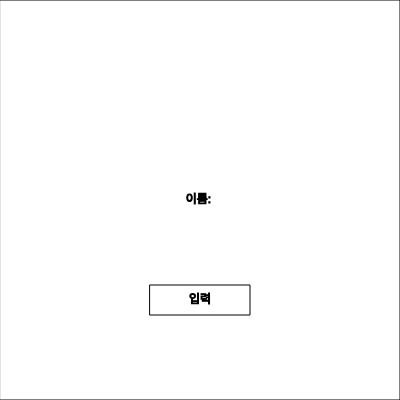
Frame 1 (no input)
Frame 60 (no input): identical to frame 1, image omitted
Frame 120 (the mouse pressed at the canvas centre since frame 60): identical to frame 1, image omitted

The p5.js sketch that drew this single still picture (run headless with seeded random() and noise() and a simulated clock; from frame 60 on, the mouse is pressed at the canvas centre):

// p5.js sketch
// ── sketch.js
let cnv;
let input_name;
let inputX;
let inputY;

let name_interface;

function setup() {
  cnv = createCanvas(400, 400);
  let cnvRect = cnv.elt.getBoundingClientRect();
  let inputX = width / 2 - 50;
  let inputY = height / 2 - 30;
  input_name = createInput("");
  input_name.position(cnvRect.x + inputX, cnvRect.y + inputY);
  input_name.size(100);
  input_name.input(myInputEvent);

  name_interface = new NameInterface(input_name);
}

function draw() {
  fill(255);
  stroke(0);
  rect(0, 0, width, height);
  textAlign(CENTER, CENTER);
  fill(0);
  text(`이름: ${name_interface.name.trim()}`, width / 2, height / 2);
  name_interface.draw();
}

function windowResized() {
  let cnvRect = cnv.elt.getBoundingClientRect();
  input_name.position(cnvRect.x + inputX, cnvRect.y + inputY);
}

function myInputEvent() {
  inputString = `you are typing: ${this.value()} `;
}

function mousePressed() {
  name_interface.mousePressed();
}

class NameInterface {
  constructor(input) {
    this.name = "";
    this.windowOpenBtn = new Button("입력", width / 2, height * 0.75, 100, 30);
    this.windowCloseBtn = new Button("확인", width / 2, height * 0.6, 100, 30);
    this.input = input;
    this.inputShow = false;
    this.input.hide();
  }
  draw() {
    this.windowOpenBtn.draw();
    if (this.inputShow) {
      this.drawWindow();
    }
  }

  drawWindow() {
    stroke(0);
    fill(255);
    rect(width / 8, height / 4, width * 0.75, height / 2);
    fill(0);
    textAlign(CENTER, CENTER);
    text("이름을 입력하세요.", width / 2, height * 0.35);
    this.windowCloseBtn.draw();
  }
  mousePressed() {
    if (!this.inputShow) {
      if (this.windowOpenBtn.isMouseOver()) {
        this.inputShow = true;
        this.input.show();
      }
    } else {
      if (this.windowCloseBtn.isMouseOver()) {
        this.name = this.input.value();
        this.inputShow = false;
        this.input.hide();
      }
    }
  }
}

class Button {
  constructor(text, x, y, w, h) {
    this.text = text;
    this.x = x;
    this.y = y;
    this.w = w;
    this.h = h;
  }
  draw() {
    stroke(0);
    fill(255);
    if (this.isMouseOver()) {
      fill(200);
    }
    rect(this.x - this.w / 2, this.y - this.h / 2, this.w, this.h);
    fill(0);
    textAlign(CENTER, CENTER);
    text(this.text, this.x, this.y);
  }
  isMouseOver() {
    let mouseXIn = mouseX > this.x - this.w / 2 && mouseX < this.x + this.w / 2;
    let mouseYIn = mouseY > this.y - this.h / 2 && mouseY < this.y + this.h / 2;
    return mouseXIn && mouseYIn;
  }
}
